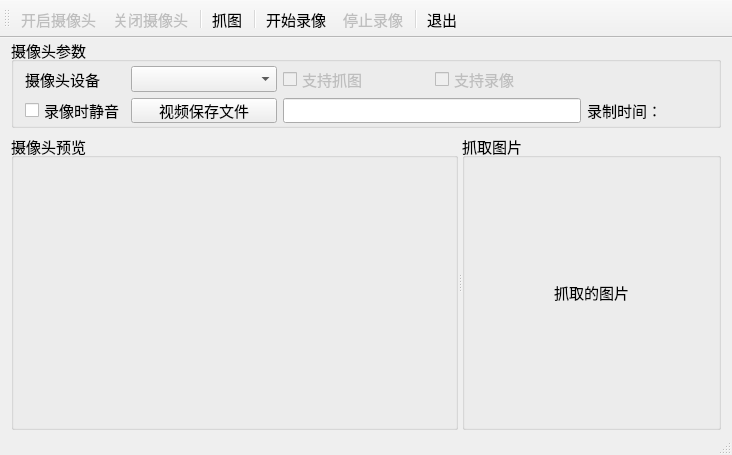
<?xml version="1.0" encoding="UTF-8"?>
<ui version="4.0">
 <class>MainWindow</class>
 <widget class="QMainWindow" name="MainWindow">
  <property name="geometry">
   <rect>
    <x>0</x>
    <y>0</y>
    <width>732</width>
    <height>455</height>
   </rect>
  </property>
  <property name="font">
   <font>
    <pointsize>11</pointsize>
    <weight>50</weight>
    <bold>false</bold>
   </font>
  </property>
  <property name="windowTitle">
   <string>Camera拍照与录像</string>
  </property>
  <widget class="QWidget" name="centralWidget">
   <layout class="QVBoxLayout" name="verticalLayout_3">
    <property name="topMargin">
     <number>0</number>
    </property>
    <property name="bottomMargin">
     <number>2</number>
    </property>
    <item>
     <widget class="QGroupBox" name="groupBox_2">
      <property name="maximumSize">
       <size>
        <width>16777215</width>
        <height>90</height>
       </size>
      </property>
      <property name="title">
       <string>摄像头参数</string>
      </property>
      <layout class="QGridLayout" name="gridLayout">
       <property name="topMargin">
        <number>4</number>
       </property>
       <property name="bottomMargin">
        <number>2</number>
       </property>
       <item row="0" column="0">
        <widget class="QLabel" name="label">
         <property name="maximumSize">
          <size>
           <width>80</width>
           <height>16777215</height>
          </size>
         </property>
         <property name="text">
          <string>摄像头设备</string>
         </property>
        </widget>
       </item>
       <item row="1" column="0">
        <widget class="QCheckBox" name="chkMute">
         <property name="text">
          <string>录像时静音</string>
         </property>
        </widget>
       </item>
       <item row="1" column="1">
        <widget class="QPushButton" name="btnVideoFile">
         <property name="text">
          <string>视频保存文件</string>
         </property>
         <property name="icon">
          <iconset>
           <normaloff>:/images/images/104.bmp</normaloff>:/images/images/104.bmp</iconset>
         </property>
         <property name="flat">
          <bool>false</bool>
         </property>
        </widget>
       </item>
       <item row="1" column="2" colspan="2">
        <widget class="QLineEdit" name="editOutputFile">
         <property name="text">
          <string/>
         </property>
        </widget>
       </item>
       <item row="1" column="4">
        <widget class="QLabel" name="LabDuration">
         <property name="minimumSize">
          <size>
           <width>110</width>
           <height>0</height>
          </size>
         </property>
         <property name="maximumSize">
          <size>
           <width>120</width>
           <height>16777215</height>
          </size>
         </property>
         <property name="text">
          <string>录制时间：</string>
         </property>
        </widget>
       </item>
       <item row="0" column="1">
        <widget class="QComboBox" name="comboCamera"/>
       </item>
       <item row="0" column="2">
        <widget class="QCheckBox" name="checkStillImage">
         <property name="enabled">
          <bool>false</bool>
         </property>
         <property name="text">
          <string>支持抓图</string>
         </property>
        </widget>
       </item>
       <item row="0" column="3">
        <widget class="QCheckBox" name="checkVideo">
         <property name="enabled">
          <bool>false</bool>
         </property>
         <property name="text">
          <string>支持录像</string>
         </property>
        </widget>
       </item>
      </layout>
     </widget>
    </item>
    <item>
     <widget class="QSplitter" name="splitter">
      <property name="orientation">
       <enum>Qt::Horizontal</enum>
      </property>
      <widget class="QGroupBox" name="groupBox">
       <property name="title">
        <string>摄像头预览</string>
       </property>
       <layout class="QVBoxLayout" name="verticalLayout">
        <item>
         <widget class="QCameraViewfinder" name="viewFinder" native="true">
          <property name="minimumSize">
           <size>
            <width>150</width>
            <height>0</height>
           </size>
          </property>
         </widget>
        </item>
       </layout>
      </widget>
      <widget class="QGroupBox" name="groupBox_3">
       <property name="title">
        <string>抓取图片</string>
       </property>
       <layout class="QVBoxLayout" name="verticalLayout_2">
        <item>
         <widget class="QLabel" name="LabCapturedImage">
          <property name="text">
           <string>抓取的图片</string>
          </property>
          <property name="alignment">
           <set>Qt::AlignCenter</set>
          </property>
         </widget>
        </item>
       </layout>
      </widget>
     </widget>
    </item>
   </layout>
  </widget>
  <widget class="QToolBar" name="mainToolBar">
   <property name="toolButtonStyle">
    <enum>Qt::ToolButtonTextUnderIcon</enum>
   </property>
   <attribute name="toolBarArea">
    <enum>TopToolBarArea</enum>
   </attribute>
   <attribute name="toolBarBreak">
    <bool>false</bool>
   </attribute>
   <addaction name="actStartCamera"/>
   <addaction name="actStopCamera"/>
   <addaction name="separator"/>
   <addaction name="actCapture"/>
   <addaction name="separator"/>
   <addaction name="actVideoRecord"/>
   <addaction name="actVideoStop"/>
   <addaction name="separator"/>
   <addaction name="actQuit"/>
  </widget>
  <widget class="QStatusBar" name="statusBar"/>
  <action name="actStartCamera">
   <property name="enabled">
    <bool>false</bool>
   </property>
   <property name="icon">
    <iconset>
     <normaloff>:/images/images/video_chat.ico</normaloff>:/images/images/video_chat.ico</iconset>
   </property>
   <property name="text">
    <string>开启摄像头</string>
   </property>
   <property name="toolTip">
    <string>开启摄像头</string>
   </property>
  </action>
  <action name="actStopCamera">
   <property name="enabled">
    <bool>false</bool>
   </property>
   <property name="icon">
    <iconset>
     <normaloff>:/images/images/remove_user.ico</normaloff>:/images/images/remove_user.ico</iconset>
   </property>
   <property name="text">
    <string>关闭摄像头</string>
   </property>
   <property name="toolTip">
    <string>关闭摄像头</string>
   </property>
  </action>
  <action name="actVideoRecord">
   <property name="enabled">
    <bool>true</bool>
   </property>
   <property name="icon">
    <iconset>
     <normaloff>:/images/images/5.ico</normaloff>:/images/images/5.ico</iconset>
   </property>
   <property name="text">
    <string>开始录像</string>
   </property>
   <property name="toolTip">
    <string>开始录像</string>
   </property>
  </action>
  <action name="actCapture">
   <property name="enabled">
    <bool>true</bool>
   </property>
   <property name="icon">
    <iconset>
     <normaloff>:/images/images/file_pictures.ico</normaloff>:/images/images/file_pictures.ico</iconset>
   </property>
   <property name="text">
    <string>抓图</string>
   </property>
   <property name="toolTip">
    <string>抓图</string>
   </property>
  </action>
  <action name="actQuit">
   <property name="icon">
    <iconset>
     <normaloff>:/images/images/exit_24.ico</normaloff>:/images/images/exit_24.ico</iconset>
   </property>
   <property name="text">
    <string>退出</string>
   </property>
   <property name="toolTip">
    <string>退出</string>
   </property>
  </action>
  <action name="actVideoStop">
   <property name="enabled">
    <bool>false</bool>
   </property>
   <property name="icon">
    <iconset>
     <normaloff>:/images/images/Shut Down.ico</normaloff>:/images/images/Shut Down.ico</iconset>
   </property>
   <property name="text">
    <string>停止录像</string>
   </property>
   <property name="toolTip">
    <string>停止录像</string>
   </property>
  </action>
 </widget>
 <layoutdefault spacing="6" margin="11"/>
 <customwidgets>
  <customwidget>
   <class>QCameraViewfinder</class>
   <extends>QWidget</extends>
   <header location="global">qcameraviewfinder.h</header>
   <container>1</container>
  </customwidget>
 </customwidgets>
 <resources/>
 <connections>
  <connection>
   <sender>actQuit</sender>
   <signal>triggered()</signal>
   <receiver>MainWindow</receiver>
   <slot>close()</slot>
   <hints>
    <hint type="sourcelabel">
     <x>-1</x>
     <y>-1</y>
    </hint>
    <hint type="destinationlabel">
     <x>288</x>
     <y>178</y>
    </hint>
   </hints>
  </connection>
 </connections>
</ui>
